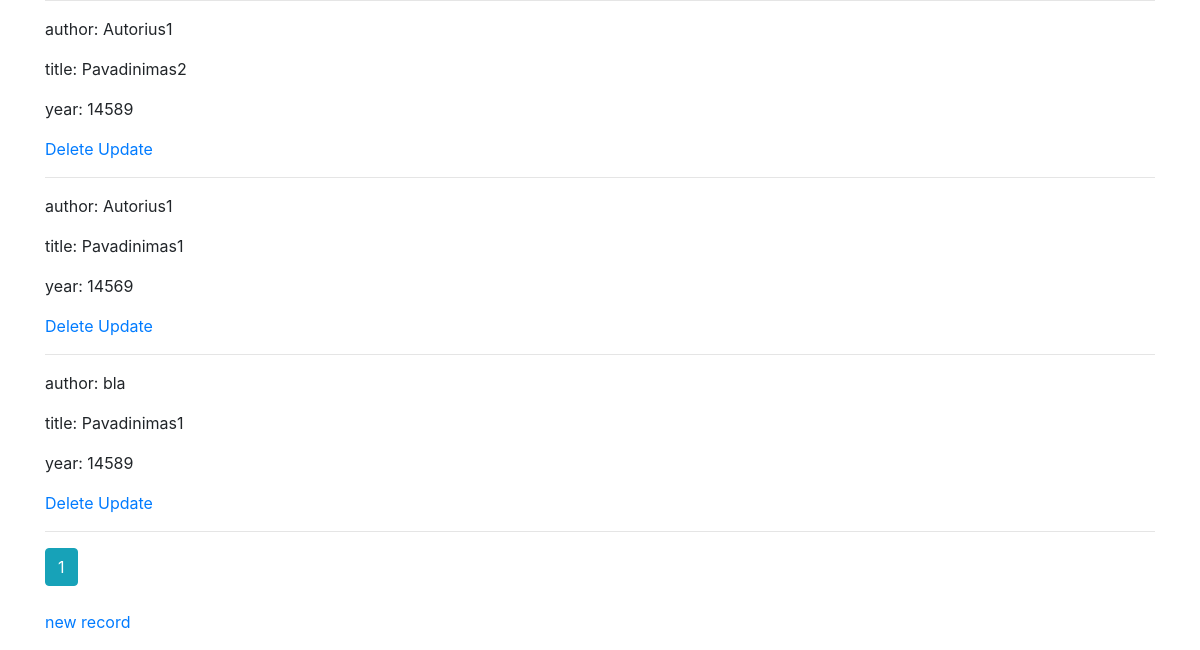
Page /bibliography (signed in, lower part) on the earlier database version.
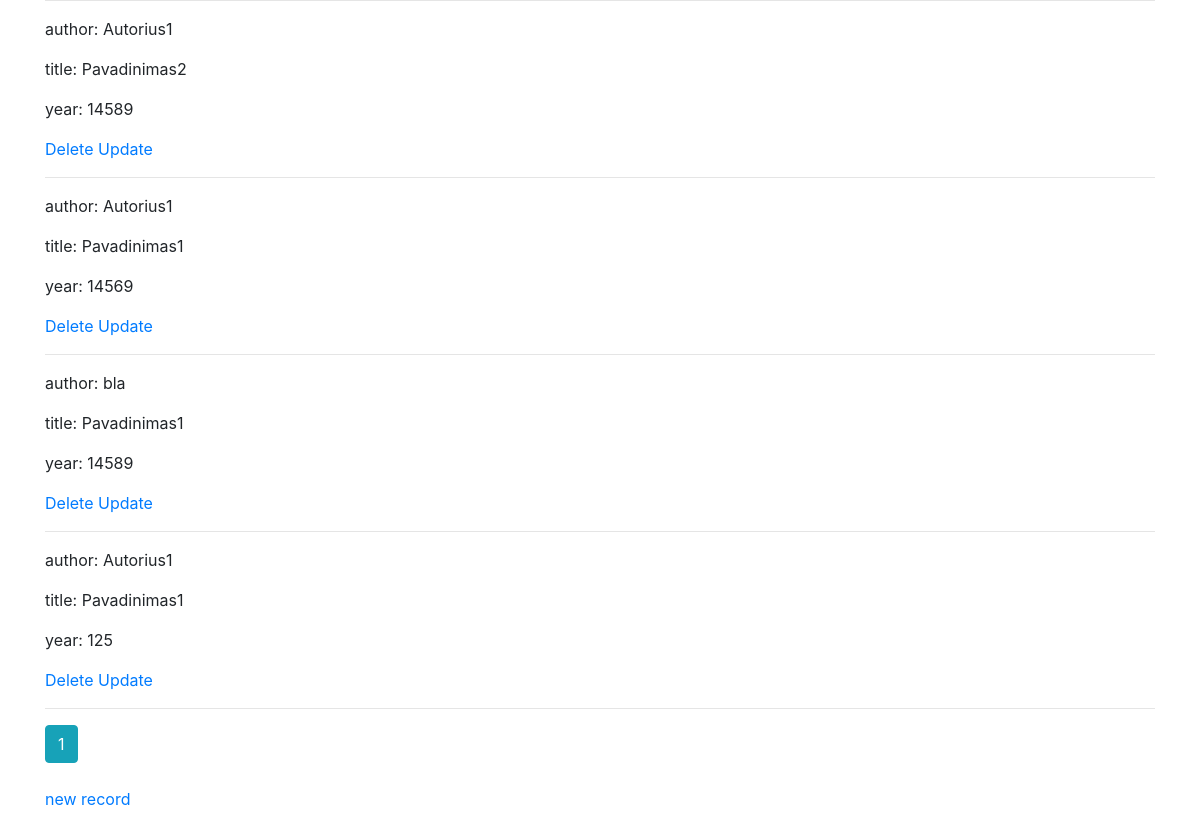
Same page on the later database version.
### app.py (models this page shows)
class Bibliography(db.Model):
    __tablename__ = 'bibliography'
    id = db.Column(db.Integer, primary_key=True)
    author = db.Column(db.String(250))
    title = db.Column(db.String(250), nullable=False)
    year = db.Column(db.Integer, nullable=False)
    user_id = db.Column(db.Integer, db.ForeignKey('user.id'))
    user = db.relationship('User')

### app.py (the view)
@app.route('/bibliography')
@login_required
def records():
    page = request.args.get('page', 1, type=int)
    records = Bibliography.query.filter_by(user_id=current_user.id).paginate(page=page, per_page=10)
    return render_template('bibliography1.html', records=records)

### app.py (called while the page is built)
@login_manager.user_loader
def load_user(user_id):
    return User.query.get(int(user_id))

### templates/bibliography1.html
{% extends "base.html" %}
{% block content %}
{% if records %}
{% for record in records.items %}
<hr>
<p>author: {{record.author}}</p>
<p>title: {{record.title}}</p>
<p>year: {{record.year}}</p>
<a href="{{ url_for('delete', id=record['id']) }}">Delete</a>
<a href="{{ url_for('update', id=record['id']) }}">Update</a>
{% endfor %}
<hr>
{% for page_num in records.iter_pages(left_edge=1, right_edge=1, left_current=1, right_current=2) %}
  {% if page_num %}
    {% if records.page == page_num %}
      <a class="btn btn-info mb-4" href="{{ url_for('records', page=page_num) }}">{{ page_num }}</a>
    {% else %}
      <a class="btn btn-outline-info mb-4" href="{{ url_for('records', page=page_num) }}">{{ page_num }}</a>
    {% endif %}
  {% else %}
    ...
  {% endif %}
{% endfor %}
{% endif %}
<p><a href="{{ url_for('new_record')}}">new record</a></p>
{% endblock %}

### templates/base.html (shortened to what this page needs)
<!DOCTYPE html>
<html lang="en">
<head>
    <link rel="stylesheet" href="https://stackpath.bootstrapcdn.com/bootstrap/4.1.3/css/bootstrap.min.css"
>
</head>
<body>
<div class="container">
    <br>
    {% block content %}
    {% endblock %}
</div>
</body>
</html>

Differences in the rows shown:
added Bibliography: author "Autorius1", title "Pavadinimas1", year "125"
